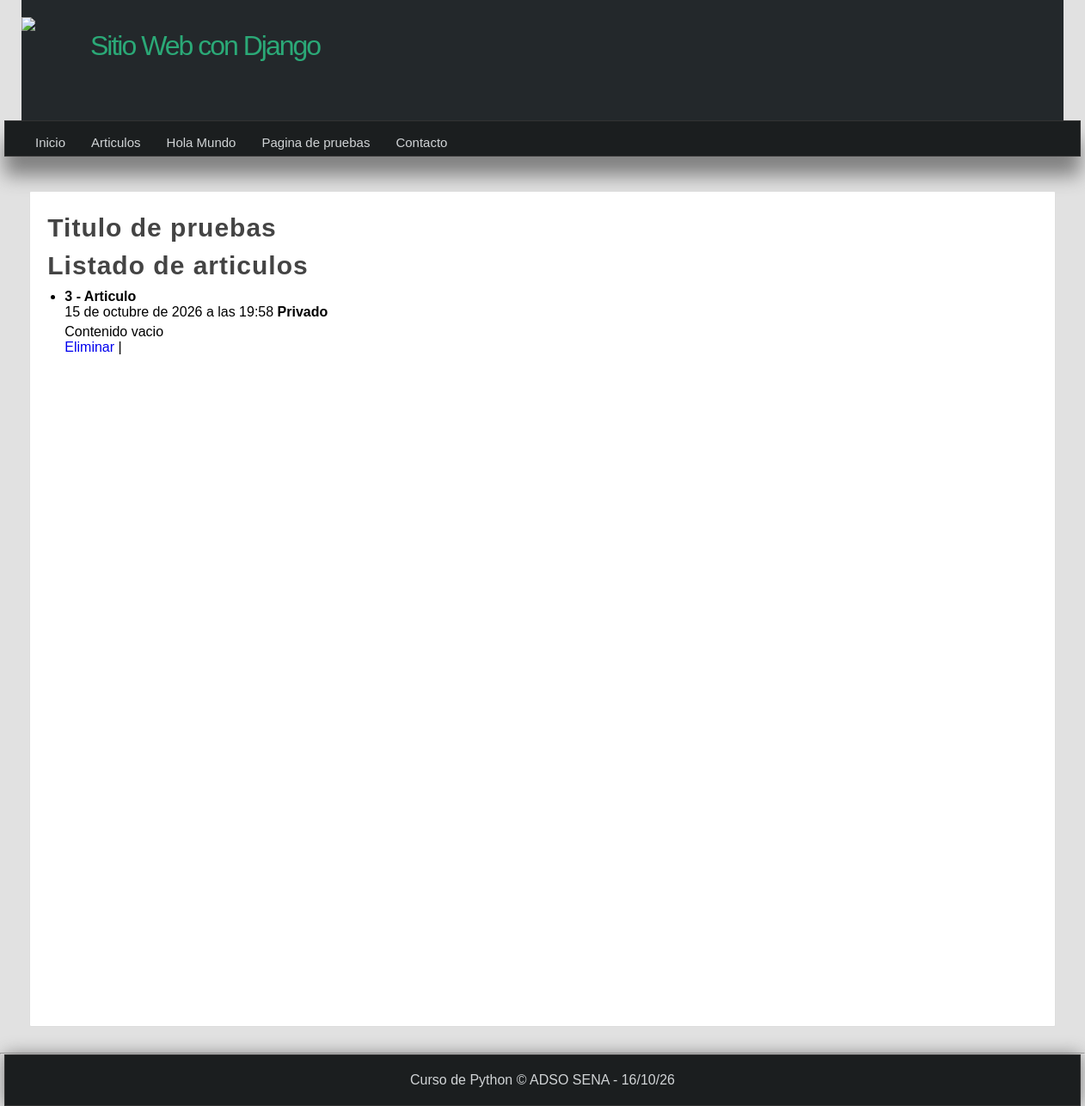
Page /articulos/ on the committed database.
### miapp/models.py (models this page shows)
class Article(models.Model):
    title = models.CharField(max_length=150)
    content = models.TextField()
    image = models.ImageField(default='null')
    public =models.BooleanField()
    created_at = models.DateTimeField(auto_now_add=True)
    update_at = models.DateTimeField(auto_now=True)

### miapp/views.py (the view)
# urls.py: path('articulos/', views.articulos, name="articulos"),
def articulos(request):
    articulos = Article.objects.all()
    articulos = Article.objects.filter(title__contains="articulo" )
    articulos = Article.objects.filter(
                                title = "Articulo",
                                ).exclude(
                                    public=True
                                )
    articulos = Article.objects.raw("SELECT * FROM miapp_article WHERE title='Articulo' AND public=0")
    return render(request, 'articulos.html', {
        'articulos': articulos
    })

### miapp/templates/articulos.html (shortened to what this page needs)
{% extends 'layout.html' %}
{% block content %}
<h1 class="title">Listado de articulos</h1>
<ul>
    {% for articulo in articulos %}
        <li>
            <h4>{{ articulo.id }} - {{ articulo.title }}</h4>
            <span>{{ articulo.created_at }}</span>
            {% if articulo.public %}
                <strong>Publicado</strong>
            {% else %}
                <strong>Privado</strong>
            {% endif %}
            <p>
                {{ articulo.content }}
                <br/>
                <a href="{% url 'borrar_articulo' id=articulo.id %}">Eliminar</a> |
            </p>
        </li>
    {% endfor %}
</ul>
{% endblock %}

### miapp/static/css/styles.css (style rules this page uses)
* { margin: 0px; padding:0%; font-family:Arial, Helvetica, sans-serif; text-decoration: none; }
p, h2, h3, ul { margin-top: 5px; margin-bottom: 5px; }
ul,ol { margin-left: 20px; margin-bottom: 10px; }
body { background-color: #E1E1E1; }
.title { color: #444; letter-spacing: 1px; font-size: 30px; margin-bottom: 10px; margin-top: 5px; }

### rows in the picture
Article: id "3", title "Articulo", created_at "15 de octubre de 2026 a las 19:58", public "Privado", content "Contenido vacio"
